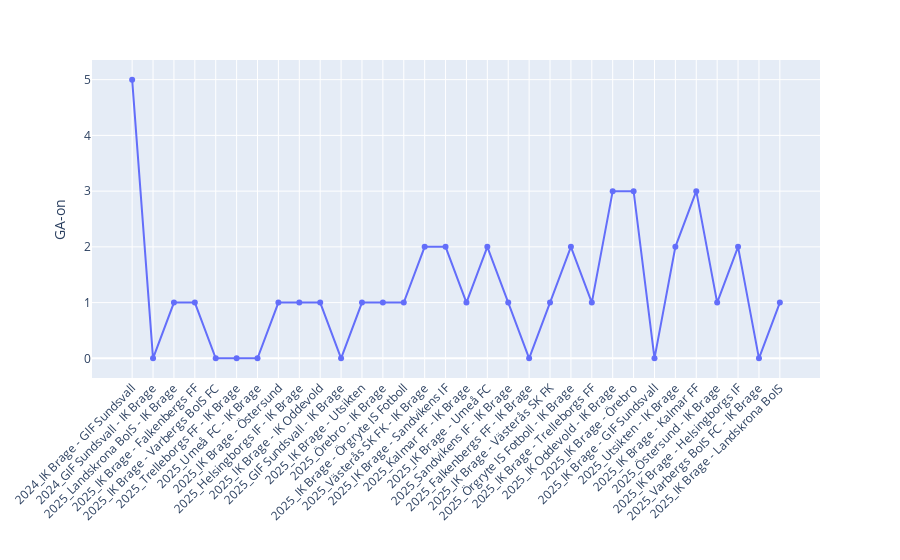

Notebook source saved alongside this figure:
### Markdown cell above
#### Defensive impact

### Code cell
player_data = (players_enriched[players_enriched["name"] == "Gustav Nordh"]
    [['match_start_datetime', 'match_id_short', 'name', 'player_type', 'minutes_played', 'goals',
    'assists', 'gf_on', 'ga_on', 'plus_minus_raw', 'on_goal_diff', 'off_goal_diff',
    'yellow_card', 'red_card']]
    .sort_values("match_start_datetime")
)

fig = px.line(player_data, x = "match_id_short", y = "ga_on",
              markers = True)

fig.update_layout(
    xaxis_title="",
    yaxis_title="GA-on",
    xaxis_tickangle=-45,
    legend_title = ""
)

fig.show()

### Figure 1 — Plotly figure (JSON) as saved in the notebook; plotly's stock layout.template omitted (floating-point values rounded to 4 significant figures)
{"data": [{"hovertemplate": "match_id_short=%{x}<br>ga_on=%{y}<extra></extra>", "legendgroup": "", "line": {"color": "#636efa", "dash": "solid"}, "marker": {"symbol": "circle"}, "mode": "lines+markers", "name": "", "orientation": "v", "showlegend": false, "type": "scatter", "x": ["2024_IK Brage - GIF Sundsvall", "2024_GIF Sundsvall - IK Brage", "2025_Landskrona BoIS - IK Brage", "2025_IK Brage - Falkenbergs FF", "2025_IK Brage - Varbergs BoIS FC", "2025_Trelleborgs FF - IK Brage", "2025_Umeå FC - IK Brage", "2025_IK Brage - Östersund", "2025_Helsingborgs IF - IK Brage", "2025_IK Brage - IK Oddevold", "2025_GIF Sundsvall - IK Brage", "2025_IK Brage - Utsikten", "2025_Örebro - IK Brage", "2025_IK Brage - Örgryte IS Fotboll", "2025_Västerås SK FK - IK Brage", "2025_IK Brage - Sandvikens IF", "2025_Kalmar FF - IK Brage", "2025_IK Brage - Umeå FC", "2025_Sandvikens IF - IK Brage", "2025_Falkenbergs FF - IK Brage", "2025_IK Brage - Västerås SK FK", "2025_Örgryte IS Fotboll - IK Brage", "2025_IK Brage - Trelleborgs FF", "2025_IK Oddevold - IK Brage", "2025_IK Brage - Örebro", "2025_IK Brage - GIF Sundsvall", "2025_Utsikten - IK Brage", "2025_IK Brage - Kalmar FF", "2025_Östersund - IK Brage", "2025_IK Brage - Helsingborgs IF", "2025_Varbergs BoIS FC - IK Brage", "2025_IK Brage - Landskrona BoIS"], "xaxis": "x", "y": [5.0, 0.0, 1.0, 1.0, 0.0, 0.0, 0.0, 1.0, 1.0, 1.0, 0.0, 1.0, 1.0, 1.0, 2.0, 2.0, 1.0, 2.0, 1.0, 0.0, 1.0, 2.0, 1.0, 3.0, 3.0, 0.0, 2.0, 3.0, 1.0, 2.0, 0.0, 1.0], "yaxis": "y"}], "layout": {"legend": {"title": {"text": ""}, "tracegroupgap": 0}, "margin": {"t": 60}, "xaxis": {"anchor": "y", "domain": [0, 1], "tickangle": -45, "title": {"text": ""}}, "yaxis": {"anchor": "x", "domain": [0, 1], "title": {"text": "GA-on"}}}}
